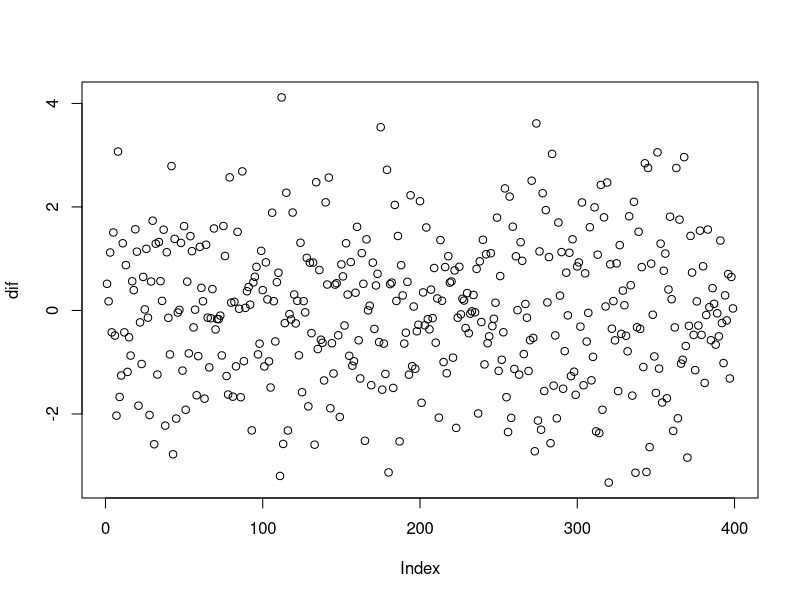
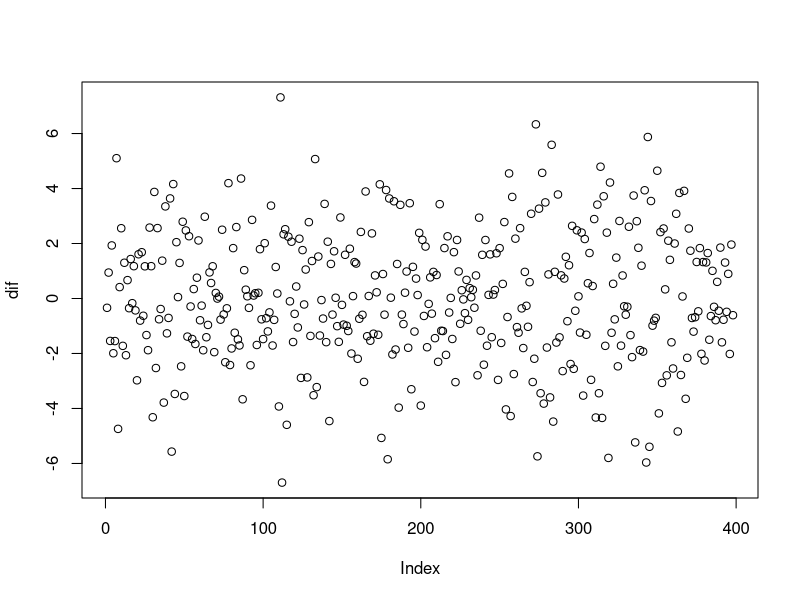
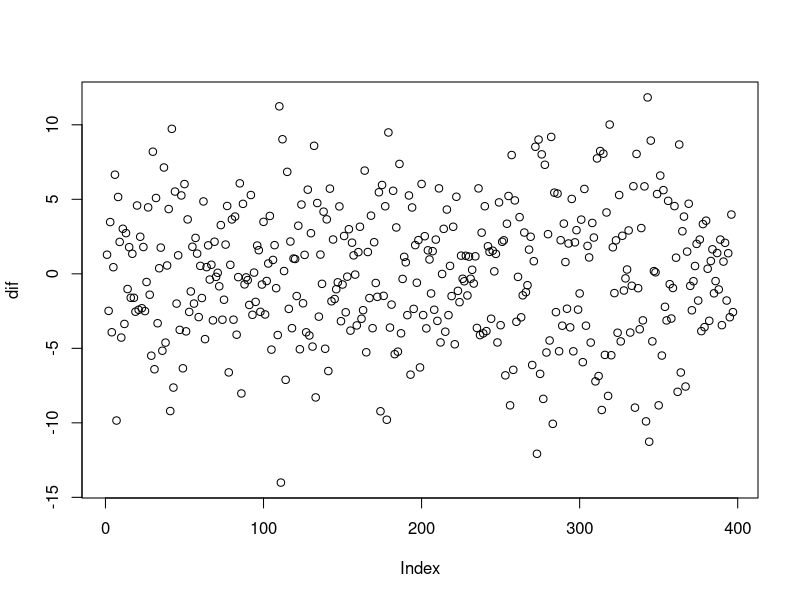
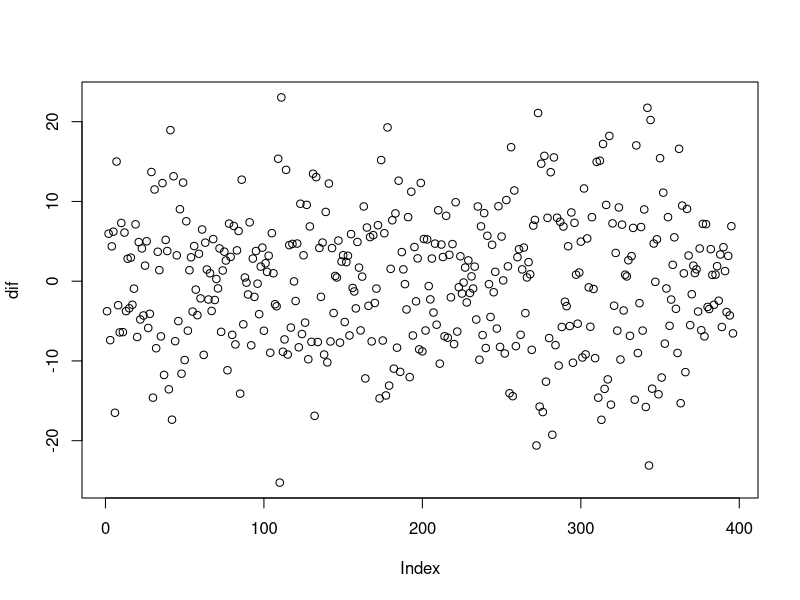
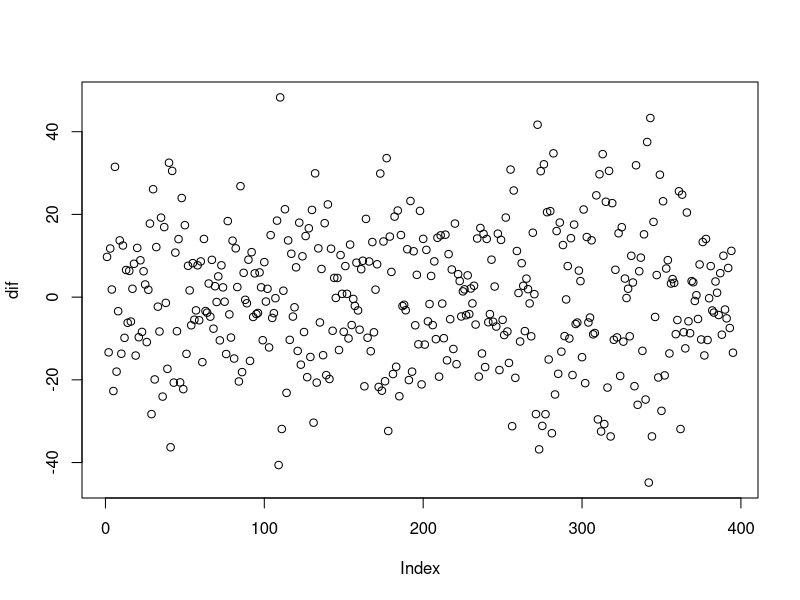
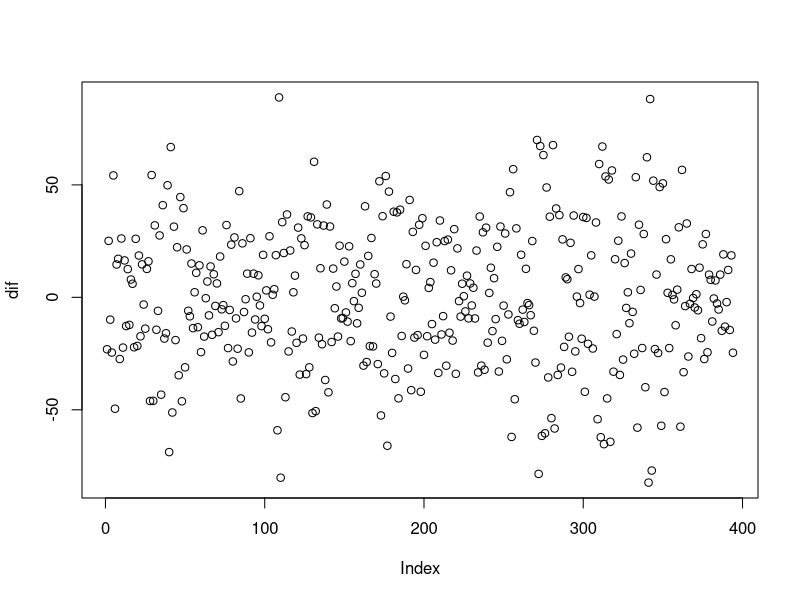
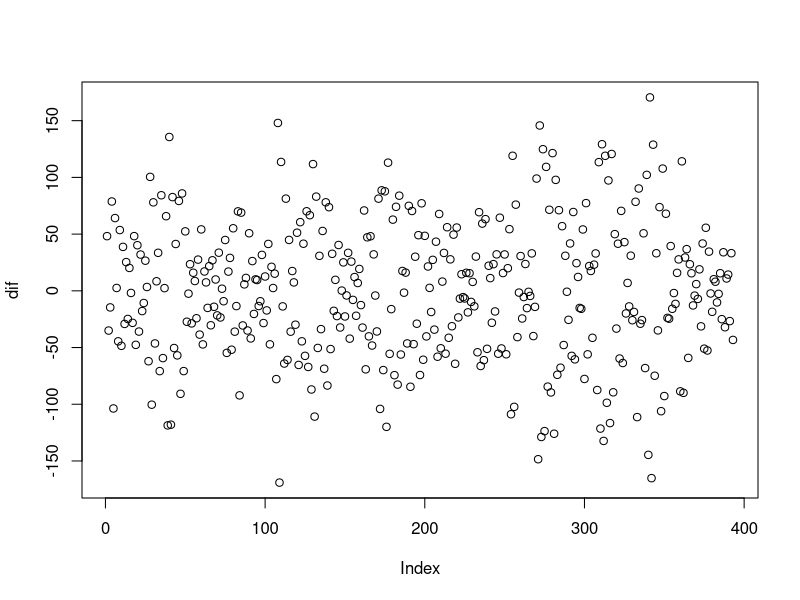
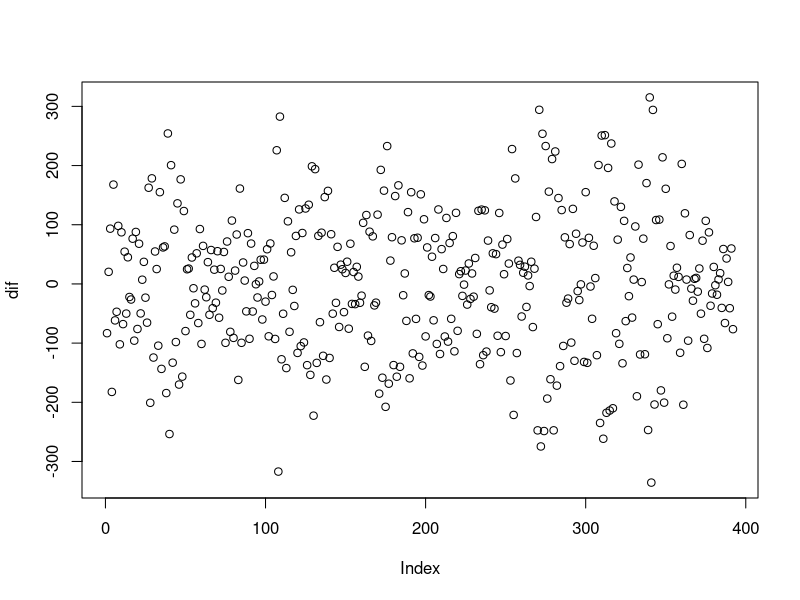

Generate these figures, in order, with R: (Note: this script raises an error after producing the figures.)
mkpl <- function(N) {
    set.seed(94875)
    exts <- rnorm(N)
       
    for(i in 1:(N-1)){
        if(i<10) 
            png(file=paste("plot00",i,".png",sep=""))
        if(i>=10 && i < 100) 
            png(file=paste("plot0",i,".png",sep=""))
        if(i>=100 && i < 1000)
            png(file=paste("plot",i,".png",sep=""))
        
	print(i)	
        dif <- diff(exts,diff=i)
	plot(dif)
        dev.off()
    }
}

mkpl(400)

